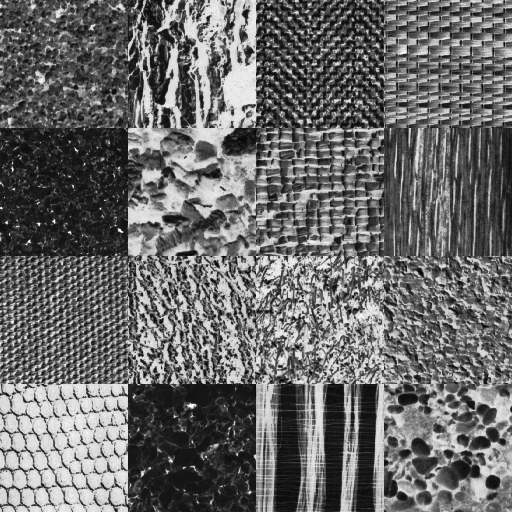
#> input picture TASK3/in.png, 512 x 512 px, found by its file name
$ python gabor.py   (Python 2 division)   (older library calls are emulated)
#> lines starting #> are read from the running program, lines starting #| are printed output that depends on the picture; long printed decimals are rounded
import cv2
import numpy as np
import math
import _utils
import os.path

def getFilterImages(filters, img):
    featureImages = []
    for filter in filters:
        kern, params = filter
        fimg = cv2.filter2D(img, cv2.CV_8UC3, kern)
        featureImages.append(fimg)
    return featureImages

def filterSelection(featureImages, threshold, img, howManyFilterImages):

    idEnergyList = []
    id = 0
    height, width = img.shape
    for featureImage in featureImages:
        thisEnergy = 0.0
        for x in range(height):
            for y in range(width):
                thisEnergy += pow(np.abs(featureImage[x][y]), 2)
        idEnergyList.append((thisEnergy, id))
        id += 1
    E = 0.0
    for E_i in idEnergyList:
        E += E_i[0]
    sortedlist = sorted(idEnergyList, key=lambda energy: energy[0], reverse = True)

    tempSum = 0.0
    RSquared = 0.0
    added = 0
    outputFeatureImages = []
    while ((RSquared < threshold) and (added < howManyFilterImages)):
        tempSum += sortedlist[added][0]
        RSquared = (tempSum/E)
        outputFeatureImages.append(featureImages[sortedlist[added][1]])
        added += 1
    return outputFeatureImages


def build_filters(lambdas, ksize, gammaSigmaPsi):

    filters = []
    thetas = []
    thetas.extend([0, 45, 90, 135])
    thetasInRadians = [np.deg2rad(x) for x in thetas]

    for lamb in lambdas:
        for theta in thetasInRadians:
            params = {'ksize': (ksize, ksize), 'sigma': gammaSigmaPsi[1], 'theta': theta, 'lambd': lamb,
                   'gamma':gammaSigmaPsi[0], 'psi': gammaSigmaPsi[2], 'ktype': cv2.CV_64F}
            kern = cv2.getGaborKernel(**params)
            kern /= 1.5 * kern.sum()
            filters.append((kern, params))
    return filters


def getLambdaValues(img):
    height, width = img.shape


    print width
    max = (width/4) * math.sqrt(2)
    print max
    min = 4 * math.sqrt(2)
    temp = min
    radialFrequencies = []


    while(temp < max):
        radialFrequencies.append(temp)
        temp = temp * 2

    radialFrequencies.append(max)
    lambdaVals = []
    for freq in radialFrequencies:
        lambdaVals.append(width/freq)
    return lambdaVals


def nonLinearTransducer(img, gaborImages, L, sigmaWeight, filters):

    alpha_ = 0.25
    featureImages = []
    count = 0
    for gaborImage in gaborImages:


        avgPerRow = np.average(gaborImage, axis=0)
        avg = np.average(avgPerRow, axis=0)
        gaborImage = gaborImage.astype(float) - avg


        if int(cv2.__version__[0]) >= 3:
            gaborImage = cv2.normalize(gaborImage, gaborImage, alpha=-8, beta=8, norm_type=cv2.NORM_MINMAX, dtype=cv2.CV_32F)
        else:
            gaborImage = cv2.normalize(gaborImage, alpha=-8, beta=8, norm_type=cv2.NORM_MINMAX, dtype=cv2.CV_32F)
        height, width = gaborImage.shape
        copy = np.zeros(img.shape)
        for row in range(height):
            for col in range(width):
                #centralPixelTangentCalculation_bruteForce(gaborImage, copy, row, col, alpha, L)
                copy[row][col] = math.fabs(math.tanh(alpha_ * (gaborImage[row][col])))

        # now apply smoothing
        copy, destroyImage = applyGaussian(copy, L, sigmaWeight, filters[count])
        if(not destroyImage):
            featureImages.append(copy)
        count += 1

    return featureImages


def applyGaussian(gaborImage, L, sigmaWeight, filter):

    height, N_c = gaborImage.shape

    nparr = np.array(filter[0])
    u_0 = nparr.mean(axis=0)
    u_0 = u_0.mean(axis=0)

    destroyImage = False
    sig = 1
    if (u_0 < 0.000001):
        print("div by zero occured for calculation:")
        print("sigma = sigma_weight * (N_c/u_0), sigma will be set to zero")
        print("removing potential feature image!")
        destroyImage = True
    else:
        sig = sigmaWeight * (N_c / u_0)

    return cv2.GaussianBlur(gaborImage, (L, L), sig), destroyImage

def removeFeatureImagesWithSmallVariance(featureImages, threshold):
    toReturn =[]
    for image in featureImages:
        if(np.var(image) > threshold):
            toReturn.append(image)

    return toReturn


def runGabor(a,o,k,gk,M,spw,gamma,sigma,psi,vt,fi,R,siw,c,i):

    if(not os.path.isfile(a)):
        print(a, " is not a file!")
        exit(0)

    printlocation = os.path.dirname(os.path.abspath(o))
    _utils.deleteExistingSubResults(printlocation)

    M_transducerWindowSize = M
    if((M_transducerWindowSize % 2) == 0):
        print('Gaussian window size not odd, using next odd number')
        M_transducerWindowSize += 1

    k_clusters = k
    k_gaborSize = gk

    spatialWeight = spw
    gammaSigmaPsi = []
    gammaSigmaPsi.append(gamma)
    gammaSigmaPsi.append(sigma)
    gammaSigmaPsi.append(psi)
    variance_Threshold = vt
    howManyFeatureImages = fi
    R_threshold = R
    sigmaWeight = siw
    greyOutput = c
    printIntermediateResults = i

    if int(cv2.__version__[0]) >= 3:
        img = cv2.imread(a, 0)
    else:
        img = cv2.imread(a, cv2.CV_LOAD_IMAGE_GRAYSCALE)
    lambdas = getLambdaValues(img)
    filters = build_filters(lambdas, k_gaborSize, gammaSigmaPsi)

    print("Gabor kernels created, getting filtered images")
    filteredImages = getFilterImages(filters, img)
    filteredImages = filterSelection(filteredImages, R_threshold, img, howManyFeatureImages)
    if(printIntermediateResults):
        _utils.printFeatureImages(filteredImages, "filter", printlocation)

    print("Applying nonlinear transduction with Gaussian smoothing")
    featureImages = nonLinearTransducer(img, filteredImages, M_transducerWindowSize, sigmaWeight, filters)
    featureImages = removeFeatureImagesWithSmallVariance(featureImages, variance_Threshold)

    if (printIntermediateResults):
        _utils.printFeatureImages(featureImages, "feature", printlocation)

    featureVectors = _utils.constructFeatureVectors(featureImages, img)
    featureVectors = _utils.normalizeData(featureVectors, False, spatialWeight=spatialWeight)

    print("Clustering...")
    labels = _utils.clusterFeatureVectors(featureVectors, k_clusters)
    _utils.printClassifiedImage(labels, k_clusters, img, o, greyOutput)

def main():
    a = "/Users/Christuuu/Desktop/TASK3/in.png"
    o = "/Users/Christuuu/Desktop/TASK3/out.png"
    k = 16
    gk = 7
    M = 7
    spw=1
    gamma=1
    psi=0
    vt=0.0001
    fi=100
    R=0.95
    siw=0.5
    c=True
    i=False
    sigma=1
    runGabor(a,o,k,gk,M,spw,gamma,sigma,psi,vt,fi,R,siw,c,i)
#> in runGabor, img is the input picture: shape (512, 512); min 0, max 255, mean 106.2
#| 512
#| 181.019
#> in runGabor, `lambdas = getLambdaValues(img)`: lambdas = [90.51, 45.25, 22.63, 11.31, 5.66, 2.83]
#> the loop in build_filters, `for lamb in lambdas:` made 6 passes
#> lamb on passes 1 to 6: 90.51, 45.25, 22.63, 11.31, 5.66, 2.83
#> after the loop in build_filters, `for lamb in lambdas:`: filters = 24 items
#> the loop in getFilterImages, `for filter in filters:` made 24 passes
#> pass 1, in getFilterImages, `fimg = cv2.filter2D(img, cv2.CV_8UC3, kern)`:
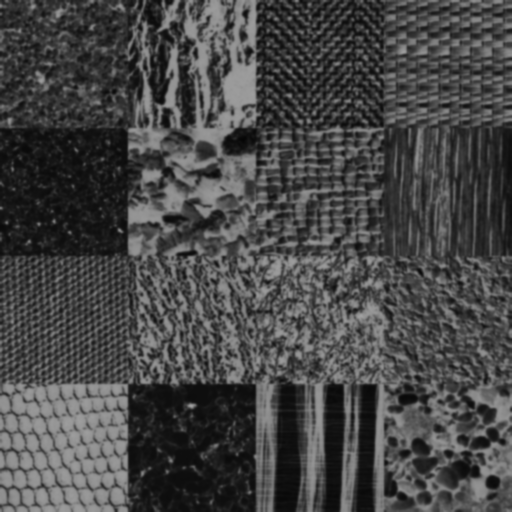
#> fimg: shape (512, 512); min 5, max 161, mean 70.8
#> the loop in filterSelection, `for featureImage in featureImages:` made 24 passes
#> after the loop in filterSelection, `for featureImage in featureImages:`: id = 24; idEnergyList = 24 items, first 6: (1.69e+09, 0), (1.69e+09, 1), (1.69e+09, 2), (1.69e+09, 3), (1.69e+09, 4), (1.69e+09, 5)
#> the loop in filterSelection, `for E_i in idEnergyList:` made 24 passes
#> (E_i, E) on passes 2 to 13: ((1.69e+09, 1), 3.38e+09), ((1.69e+09, 2), 5.07e+09), ((1.69e+09, 3), 6.76e+09), ((1.69e+09, 4), 8.45e+09), ((1.69e+09, 5), 1.01e+10), ((1.69e+09, 6), 1.18e+10), ((1.69e+09, 7), 1.35e+10), ((1.69e+09, 8), 1.52e+10), ((1.69e+09, 9), 1.69e+10), ((1.69e+09, 10), 1.86e+10), ((1.69e+09, 11), 2.03e+10), ((1.7e+09, 12), 2.2e+10)
#> after the loop in filterSelection, `for E_i in idEnergyList:`: E = 4.39e+10
#> in filterSelection, `sortedlist = sorted(idEnergyList, key=lambda energy: energy[0], revers..`: sortedlist = 24 items, first 6: (2.67e+09, 20), (2.46e+09, 22), (2.35e+09, 23), (2.34e+09, 21), (1.75e+09, 16), (1.74e+09, 17)
#> the loop in filterSelection, `while ((RSquared < threshold) and (added < howManyFilterImages)):` made 23 passes
#> (tempSum, RSquared) on passes 1 to 12: (2.67e+09, 0.0609), (5.14e+09, 0.117), (7.48e+09, 0.17), (9.82e+09, 0.224), (1.16e+10, 0.264), (1.33e+10, 0.303), (1.51e+10, 0.343), (1.68e+10, 0.383), (1.85e+10, 0.421), (2.02e+10, 0.46), (2.19e+10, 0.499), (2.36e+10, 0.538)
#> after the loop in filterSelection, `while ((RSquared < threshold) and (added < howManyFilterImages)):`: added = 23; outputFeatureImages = 23 items; tempSum = 4.22e+10
#> in runGabor, `filteredImages = filterSelection(filteredImages, R_threshold, img, how..`: filteredImages = 23 items
#> the loop in nonLinearTransducer, `for gaborImage in gaborImages:  ` made 23 passes
#> avg on passes 1 to 12: 75.34, 73.57, 72.98, 72.78, 70.78, 70.79, 70.79, 70.79, 70.78, 70.78, 70.78, 70.78
#> pass 1, in nonLinearTransducer, `gaborImage = gaborImage.astype(float) - avg`:
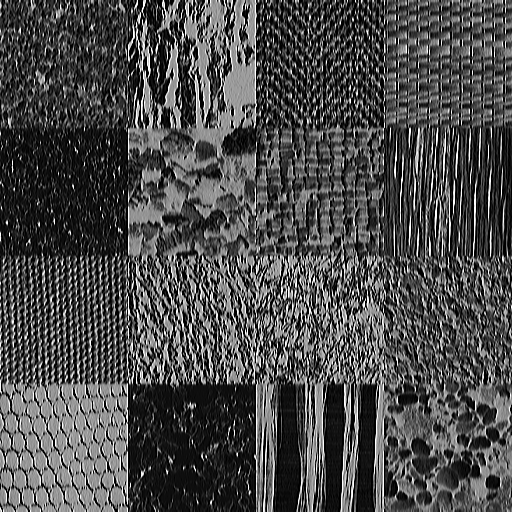
#> gaborImage: shape (512, 512) float64; min -75.34, max 179.7, mean 0; drawn with min black and max white
#> pass 1, in nonLinearTransducer, `copy, destroyImage = applyGaussian(copy, L, sigmaWeight, filters[count])`:
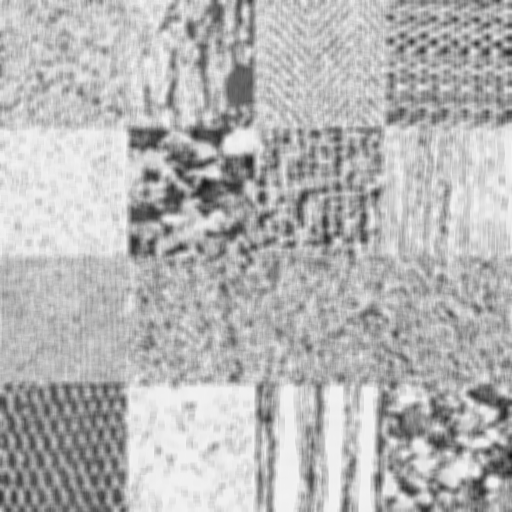
#> copy: shape (512, 512) float64; min 0.0731, max 0.962, mean 0.71
#> pass 2, in nonLinearTransducer, `gaborImage = gaborImage.astype(float) - avg`:
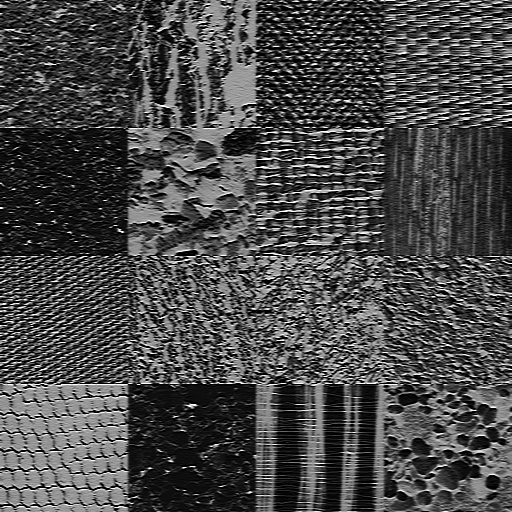
#> gaborImage: shape (512, 512) float64; min -73.57, max 181.4, mean 0; drawn with min black and max white
#> after the loop in nonLinearTransducer, `for gaborImage in gaborImages:`:
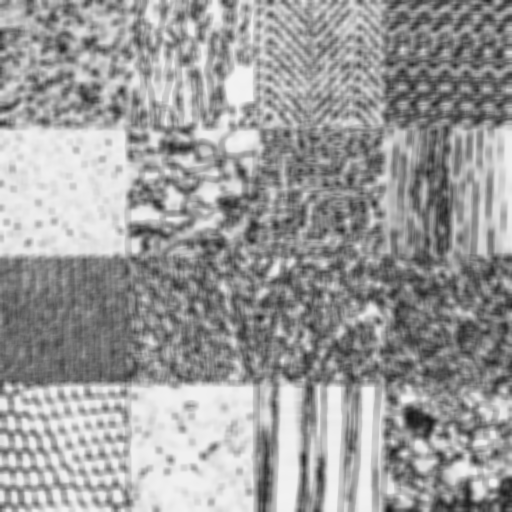
#> copy: shape (512, 512) float64; min 0.091, max 0.955, mean 0.614
#> after the loop in nonLinearTransducer, `for gaborImage in gaborImages:`: count = 23; featureImages = 23 items
#> the loop in removeFeatureImagesWithSmallVariance, `for image in featureImages:` made 23 passes
#> (the call stopped at in runGabor, `featureVectors = _utils.constructFeatureVectors(featureImages, img)`: _utils is not available in this run)

if __name__ == "__main__":
    main()
